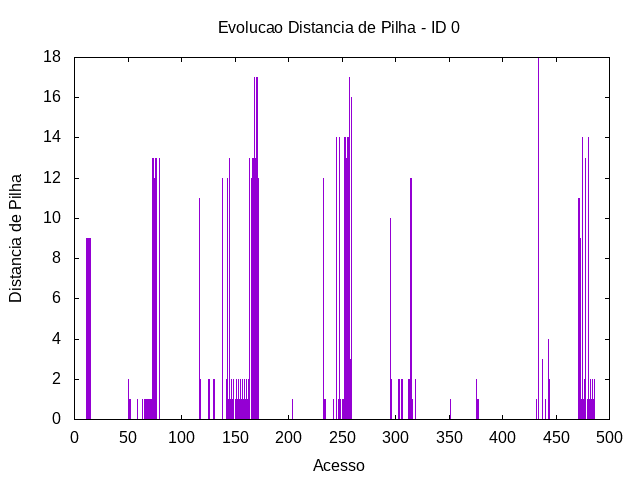

This chart was generated by the following gnuplot code:
set term png
set output "/tmp/pokerest/pokerest-distp-0.png"
set title "Evolucao Distancia de Pilha - ID 0"
set xlabel "Acesso"
set ylabel "Distancia de Pilha"
plot "/tmp/pokerest/pokerest-acesso-2-0.gpdat" u 2:5 w impulses t ""
